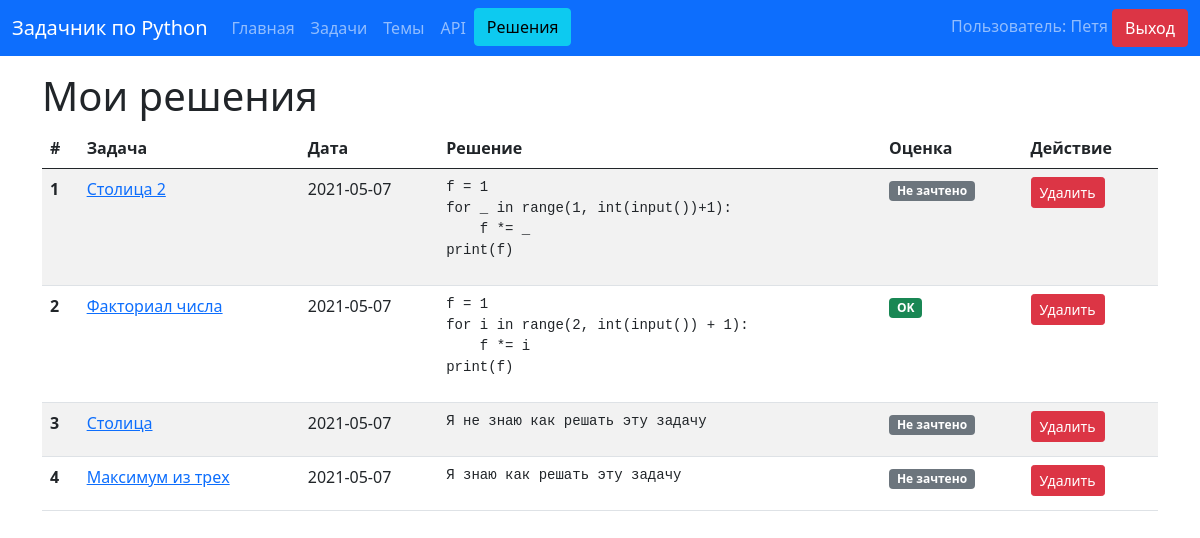
Screenshot of /solves (signed in) with the database file from the repository.
### data/users.py (models this page shows, shortened)
class User(SqlAlchemyBase, UserMixin, SerializerMixin):
    __tablename__ = 'users'
    id = sqlalchemy.Column(sqlalchemy.Integer, primary_key=True, autoincrement=True)
    name = sqlalchemy.Column(sqlalchemy.String, index=True, nullable=True)
    role = sqlalchemy.Column(sqlalchemy.String, default='user')
    email = sqlalchemy.Column(sqlalchemy.String, index=True, unique=True, nullable=True)
    hashed_password = sqlalchemy.Column(sqlalchemy.String, nullable=True)
    created_date = sqlalchemy.Column(sqlalchemy.DateTime, default=datetime.date.today)
    task = orm.relation("Task", back_populates='user')
    solve = orm.relation("Solve", cascade="all, delete")

### data/solves.py (models this page shows, shortened)
class Solve(SqlAlchemyBase, SerializerMixin):
    __tablename__ = 'solves'
    id = sqlalchemy.Column(sqlalchemy.Integer, primary_key=True, autoincrement=True)
    user_id = sqlalchemy.Column(sqlalchemy.Integer, sqlalchemy.ForeignKey("users.id"), nullable=True)
    task_id = sqlalchemy.Column(sqlalchemy.Integer, sqlalchemy.ForeignKey("tasks.id"), nullable=True)
    content = sqlalchemy.Column(sqlalchemy.String, nullable=True)
    accept = sqlalchemy.Column(sqlalchemy.BOOLEAN, default=False)
    created_date = sqlalchemy.Column(sqlalchemy.Date, default=datetime.date.today)
    user = orm.relation('User', back_populates='solve')
    task = orm.relation('Task', back_populates='solve')

### data/tasks.py (models this page shows, shortened)
class Task(SqlAlchemyBase, SerializerMixin):
    __tablename__ = 'tasks'
    id = sqlalchemy.Column(sqlalchemy.Integer, primary_key=True, autoincrement=True)
    title = sqlalchemy.Column(sqlalchemy.String, index=True, nullable=True)
    content = sqlalchemy.Column(sqlalchemy.String, nullable=True)
    subject = sqlalchemy.Column(sqlalchemy.String, default='Без темы')
    created_date = sqlalchemy.Column(sqlalchemy.Date, default=datetime.date.today)
    rating = sqlalchemy.Column(sqlalchemy.Integer)
    user_id = sqlalchemy.Column(sqlalchemy.Integer, sqlalchemy.ForeignKey("users.id"))
    user = orm.relation('User', back_populates='task')
    solve = orm.relation('Solve', cascade="all, delete")

### main.py (the view)
@app.route('/solves')
@login_required
def solves():
    session = db_session.create_session()
    result = session.query(Solve).filter((Solve.user == current_user) | (current_user.role == 'admin')).all()
    if current_user.role == 'admin':
        return render_template('admin_solves_page.html', title='Мои решения', solves=result)
    else:
        return render_template('solves_page.html', title='Мои решения', solves=result)

### data/db_session.py (called while the page is built)
def create_session() -> Session:
    global __factory
    return __factory()

### main.py (called while the page is built)
@login_manager.user_loader
def load_user(user_id):
    session = db_session.create_session()
    return session.query(User).get(user_id)

### templates/solves_page.html
{% extends "base_template.html" %}
{% block main %}
<h1>Мои решения</h1>
<table class="table table-striped">
    <thead>
    <tr>
        <th scope="col">#</th>
        <th scope="col">Задача</th>
        <th scope="col">Дата</th>
        <th scope="col">Решение</th>
        <th scope="col">Оценка</th>
        <th scope="col">Действие</th>
    </tr>
    </thead>
    {% for item in solves %}
    <tr>
        <th scope="row">{{ loop.index }}</th>
        <td><a href="/tasks/{{ item.task_id }}">{{ item.task.title }}</a></td>
        <td>{{ item.created_date }}</a></td>
        <td><pre>{{ item.content | safe}}</pre></td>
        <td>{% if item.accept == True %}
            <span class="badge bg-success">OK</span>
            {% else %}
            <span class="badge bg-secondary">Не зачтено</span>
            {% endif %}
        </td>
        <td><a href="/solve_delete/{{ item.id }}" class="btn btn-danger btn-sm">Удалить</a></td>
    </tr>
    {% endfor %}
</table>
{% endblock %}

### templates/base_template.html (shortened to what this page needs)
<!doctype html>
<html lang="ru">
<head>
    <link href="https://cdn.jsdelivr.net/npm/bootstrap@5.0.0-beta3/dist/css/bootstrap.min.css" rel="stylesheet"
>
</head>
<body>
<div class="d-flex flex-column h-200">
    <header>
        <nav class="navbar navbar-expand-lg navbar-dark bg-primary">
            <div class="container-fluid">
                <a class="navbar-brand mb-0 h1" href="/">Задачник по Python</a>
                <div class="collapse navbar-collapse" id="navbarNav">
                    <ul class="navbar-nav">
                        <li class="nav-item"><a class="nav-link" href="/">Главная</a></li>
                        <li class="nav-item"><a class="nav-link" href="/subjects/tasks/all">Задачи</a></li>
                        <li class="nav-item"><a class="nav-link" href="/subjects">Темы</a></li>
                        <li class="nav-item"><a class="nav-link" href="/about">API</a></li>
                        {% if current_user.is_authenticated and current_user.role == 'user' %}
                        <li class="nav-item"><a href="/solves" class="btn btn-info">Решения</a></li>
                        {% endif %}
                    </ul>
                </div>
                <div>
                    {% if current_user.is_authenticated %}
                    <span class="navbar-text">Пользователь: {{ current_user.name }} </span> <a href="/logout">
                    <button type="button" class="btn btn-danger">Выход</button>
                </a>
                    {% else %}
                    <a href="login" class="btn btn-success">Вход</a>
                    <a href="registration" class="btn btn-success">Регистрация</a>
                    {% endif %}
                </div>
            </div>
        </nav>
    </header>
    <div class="container py-3">
        <main>
            {% block main %}
            {% endblock %}
        </main>
    </div>
</div>
</body>
</html>

### rows the page displays
User: name "Петя"
Solve: task "Столица 2", created_date "2021-05-07", content "f = 1 for _ in range(1, int(input())+1): f *= _ print(f)", accept "Не зачтено"
Solve: task "Факториал числа", created_date "2021-05-07", content "f = 1 for i in range(2, int(input()) + 1): f *= i print(f)", accept "OK"
Solve: task "Столица", created_date "2021-05-07", content "Я не знаю как решать эту задачу", accept "Не зачтено"
Solve: task "Максимум из трех", created_date "2021-05-07", content "Я знаю как решать эту задачу", accept "Не зачтено"
